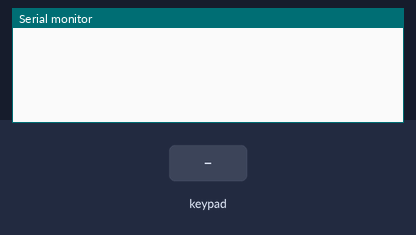
This sketch was run on a simulated Arduino Mega 2560, built with avr-gcc and run on an emulated ATmega2560. Shown: the last lines printed to the serial monitor. Inputs (shaded band) come from the test bench.

Above: at 1.2 s.
1.3 s: key '1' pressed
At 2.5 s:
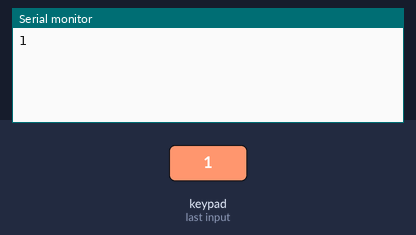
2.8 s: keypad keys 3 0 3 1 3 2 3 3 # pressed 0.4 s apart
At 6.5 s:
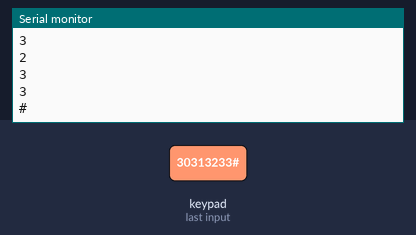
7.9 s: key 'A' pressed
At 8.9 s:
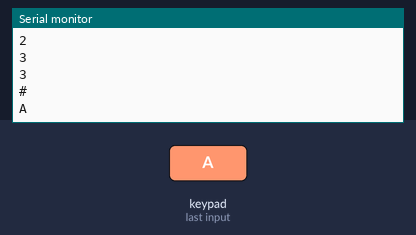
9.4 s: keypad keys 3 0 3 1 3 2 3 3 * pressed 0.4 s apart
At 13.8 s:
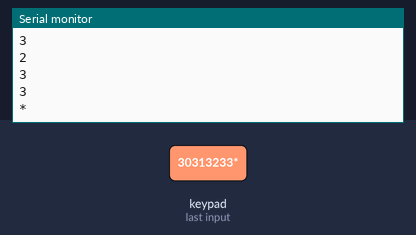
14.5 s: key 'B' pressed
At 15.1 s:
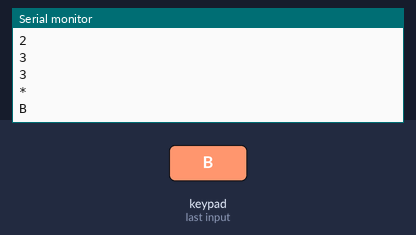
16.0 s: keypad keys 3 0 3 1 3 2 3 3 D pressed 0.4 s apart
At 19.8 s:
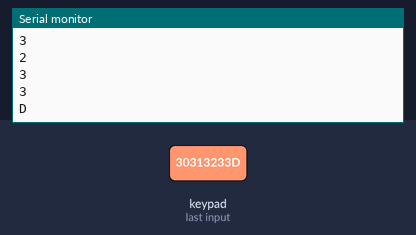
Timing chart, 0 to 21.3 s (numbered marks = the images above; inputs shaded):
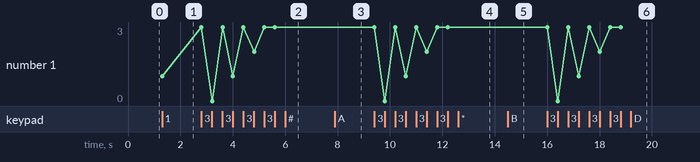

Measured:
- after the input at 1.3 s, the serial monitor: prints a new line at once (image 1)
- after the input at 2.8 s, the serial monitor: prints a new line at once (image 2)
- after the input at 7.9 s, the serial monitor: prints a new line at once (image 3)
- after the input at 9.4 s, the serial monitor: prints a new line at once (image 4)
- after the input at 14.5 s, the serial monitor: prints a new line at once (image 5)
- after the input at 16.0 s, the serial monitor: prints a new line at once (image 6)
- plotted number 1: 1 → 3 after the input at 2.8 s

The sketch:

Keypad.ino
```cpp
#include <Keypad.h>

// Define the number of rows and columns on the keypad
const byte ROWS = 4; // four rows
const byte COLS = 4; // four columns

// Define the keymap, which maps each button to a character
char keys[ROWS][COLS] = {
  {'1', '2', '3', 'A'},
  {'4', '5', '6', 'B'},
  {'7', '8', '9', 'C'},
  {'*', '0', '#', 'D'}
};

// Define the pins for the rows and columns
byte rowPins[ROWS] = {30, 31, 32, 33}; // Connect to the row pinouts of the keypad
byte colPins[COLS] = {34, 35, 36, 37}; // Connect to the column pinouts of the keypad

// Create the Keypad object
Keypad keypad = Keypad(makeKeymap(keys), rowPins, colPins, ROWS, COLS);

void setup() {
  // Start the serial communication to output the results
  Serial.begin(9600);
}

void loop() {
  // Get the key from the keypad
  char key = keypad.getKey();

  // If a key is pressed, print it to the serial monitor
  if (key) {
    Serial.println(key);
  }
}
```
